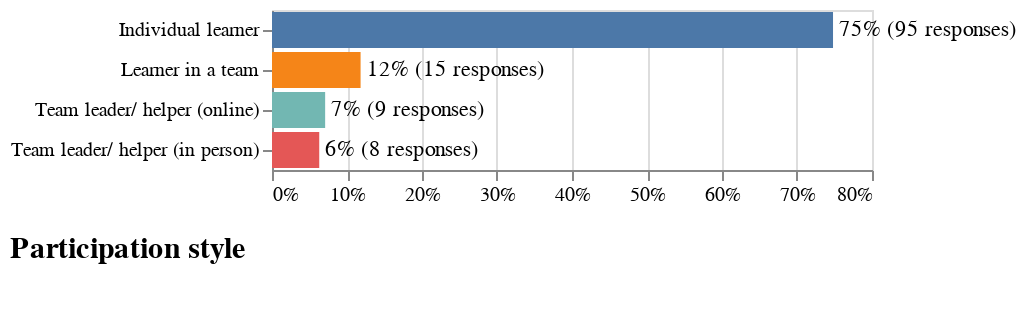

Notebook code cell kept with this figure:
### Code cell
question = "Participation style"
order = [
    "Individual learner",
    "Learner in a team",
    "Team leader/ helper (online)",
    "Team leader/ helper (in person)",
]

plot(data, question, order, "participation-style.png")

### Figure 1 — Vega-Lite specification as saved in the notebook (floating-point values rounded to 4 significant figures)
{"config": {"view": {"continuousWidth": 300, "continuousHeight": 300}, "title": {"anchor": "start", "fontSize": 15, "offset": 15, "orient": "bottom", "subtitleColor": "gray", "subtitleFontSize": 15}}, "layer": [{"mark": {"type": "bar"}, "encoding": {"color": {"field": "options", "legend": null, "type": "nominal"}, "x": {"axis": {"format": ".0%", "title": null}, "field": "percentage", "type": "quantitative"}, "y": {"axis": {"labels": true, "title": null}, "field": "options", "sort": ["Individual learner", "Learner in a team", "Team leader/ helper (online)", "Team leader/ helper (in person)"], "type": "nominal"}}, "title": {"text": ["Participation style"], "subtitle": []}}, {"mark": {"type": "text", "align": "left", "baseline": "middle", "dx": 3}, "encoding": {"text": {"field": "formatted", "type": "nominal"}, "x": {"field": "percentage", "type": "quantitative"}, "y": {"field": "options", "sort": ["Individual learner", "Learner in a team", "Team leader/ helper (online)", "Team leader/ helper (in person)"], "type": "nominal"}}}], "data": {"name": "data-2d5ec696a64f6c05f4614aa4243add44"}, "$schema": "https://vega.github.io/schema/vega-lite/v5.17.0.json", "datasets": {"data-2d5ec696a64f6c05f4614aa4243add44": [{"options": "Individual learner", "counts": 95, "percentage": 0.748, "formatted": "75% (95 responses)"}, {"options": "Team leader/ helper (in person)", "counts": 8, "percentage": 0.06299, "formatted": "6% (8 responses)"}, {"options": "Team leader/ helper (online)", "counts": 9, "percentage": 0.07087, "formatted": "7% (9 responses)"}, {"options": "Learner in a team", "counts": 15, "percentage": 0.1181, "formatted": "12% (15 responses)"}]}}
